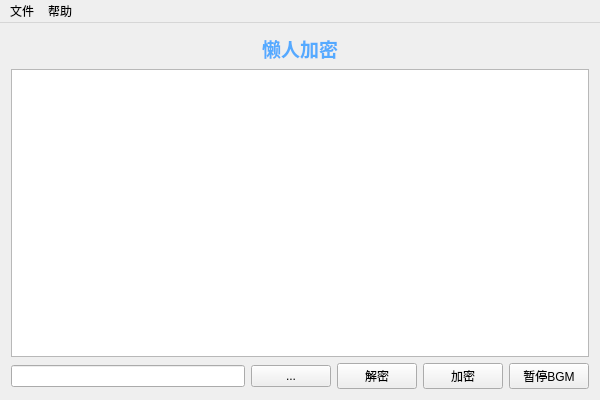
<?xml version="1.0" encoding="UTF-8"?>
<ui version="4.0">
 <class>EncrytorClass</class>
 <widget class="QMainWindow" name="EncrytorClass">
  <property name="geometry">
   <rect>
    <x>0</x>
    <y>0</y>
    <width>600</width>
    <height>400</height>
   </rect>
  </property>
  <property name="windowTitle">
   <string>Encrytor</string>
  </property>
  <widget class="QWidget" name="centralWidget">
   <layout class="QVBoxLayout" name="verticalLayout">
    <item>
     <widget class="QLabel" name="label">
      <property name="text">
       <string>&lt;html&gt;&lt;head/&gt;&lt;body&gt;&lt;p align=&quot;center&quot;&gt;&lt;span style=&quot; font-size:14pt; font-weight:600; color:#55aaff;&quot;&gt;懒人加密&lt;/span&gt;&lt;/p&gt;&lt;/body&gt;&lt;/html&gt;</string>
      </property>
     </widget>
    </item>
    <item>
     <widget class="QTextBrowser" name="textBrowser"/>
    </item>
    <item>
     <layout class="QHBoxLayout" name="horizontalLayout">
      <item>
       <widget class="QLineEdit" name="lineEdit">
        <property name="font">
         <font>
          <family>Consolas</family>
         </font>
        </property>
        <property name="text">
         <string/>
        </property>
       </widget>
      </item>
      <item>
       <widget class="QPushButton" name="pushButton">
        <property name="text">
         <string>...</string>
        </property>
       </widget>
      </item>
      <item>
       <widget class="QPushButton" name="pushButton_3">
        <property name="text">
         <string>解密</string>
        </property>
       </widget>
      </item>
      <item>
       <widget class="QPushButton" name="pushButton_2">
        <property name="text">
         <string>加密</string>
        </property>
       </widget>
      </item>
      <item>
       <widget class="QPushButton" name="pushButton_4">
        <property name="text">
         <string>暂停BGM</string>
        </property>
       </widget>
      </item>
     </layout>
    </item>
   </layout>
  </widget>
  <widget class="QMenuBar" name="menuBar">
   <property name="geometry">
    <rect>
     <x>0</x>
     <y>0</y>
     <width>600</width>
     <height>23</height>
    </rect>
   </property>
   <widget class="QMenu" name="menu">
    <property name="title">
     <string>文件</string>
    </property>
    <addaction name="actionOpen"/>
    <addaction name="actionClose"/>
   </widget>
   <widget class="QMenu" name="menu_2">
    <property name="title">
     <string>帮助</string>
    </property>
    <addaction name="actionHelp"/>
    <addaction name="actionAbout"/>
    <addaction name="actionChangelog"/>
   </widget>
   <addaction name="menu"/>
   <addaction name="menu_2"/>
  </widget>
  <action name="actionOpen">
   <property name="text">
    <string>Open...</string>
   </property>
  </action>
  <action name="actionHelp">
   <property name="text">
    <string>Help...</string>
   </property>
  </action>
  <action name="actionAbout">
   <property name="text">
    <string>About...</string>
   </property>
  </action>
  <action name="actionClose">
   <property name="text">
    <string>Close...</string>
   </property>
  </action>
  <action name="actionChangelog">
   <property name="text">
    <string>Changelog</string>
   </property>
  </action>
 </widget>
 <layoutdefault spacing="6" margin="11"/>
 <resources>
  <include location="Encrytor.qrc"/>
 </resources>
 <connections/>
</ui>
